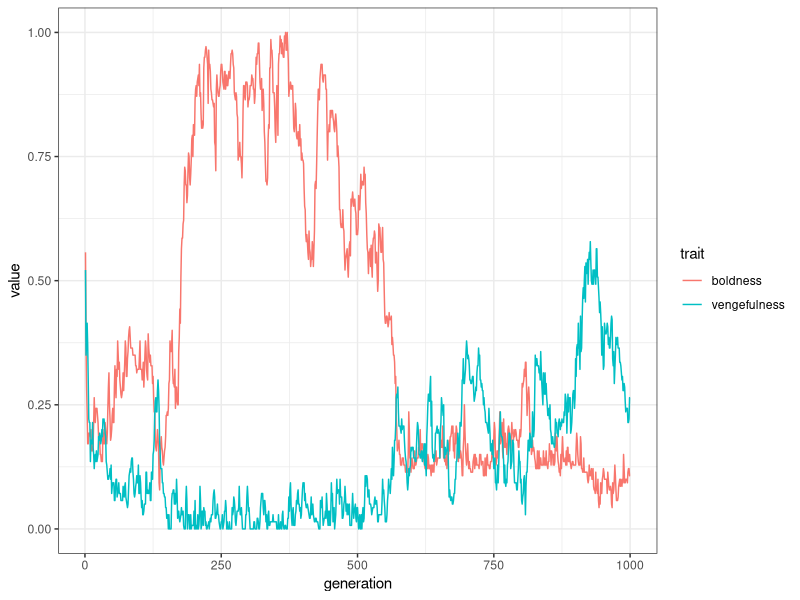

Recreate this plot in R.
# model parameters

# see Axelrod paper for discussion about what all the parameters do.
# hopefully the names make it mostly clear!

temptation.to.defect <- 3
hurt.of.defection <- -1
cost.of.being.punished <- -9
cost.of.punishing <- -2
cost.of.being.punished.for.not.punishing <- 0
cost.of.punishing.for.not.punishing <- 0

law.punishment <- -100
law.prob <- 0.01

population.size <- 20
chances.to.defect.per.round <- 4
number.of.generations <- 1000
mutation.probability <- 0.01

# create an initial population
# the population is represented as a matrix with each player being one row of the matrix.
# there are 6 columns in the matrix, representing the 6 genes that make up each player.
# the first three columns are the genes that encode the boldness trait, the last 3
# encode the vengefulness trait.

create.players <- function(){
  return(matrix(sample(c(0,1), population.size*6, replace=T), nrow=population.size))
}

# helper functions for boldness and vengefulness
# these take the binary-encoded genes and convert to a value between 0 and 1.

boldness <- function(genome){
  return((genome[1] + genome[2]*2 + genome[3]*4)/7)
}

vengefulness <- function(genome){
  return((genome[4] + genome[5]*2 + genome[6]*4)/7)
}

# play one round

one.round <- function(players){
  # create an empty vector to store accumulated rewards
  rewards <- rep(0,population.size)
  
  # we iterate through the game for each player
  for(p in 1:population.size){
    
    # extract the player genome
    player.genome <- players[p,]
    
    # calculate the player's boldness
    player.boldness <- boldness(player.genome)
    
    # the player gets multiple chances to play each round 
    for(i in 1:chances.to.defect.per.round){
      
      # new value of S for each chance
      probability.of.being.caught <- runif(1, min=0, max=1)
      
      # player will defect if S is less than player's boldness
      if(probability.of.being.caught < player.boldness){
        # player defects!
        # player gets defection bonus
        rewards[p] <- rewards[p] + temptation.to.defect
        # everyone else gets hurt by defection
        rewards[-p] <- rewards[-p] + hurt.of.defection
        
        # check if player is caught by law enforcement
        if(runif(1,0,1) <= law.prob){
          rewards[p] <- rewards[p] + law.punishment
        }
        
        # all other players now have a chance to observe the defection and punish
        for(o in (1:population.size)[-p]){
          observer.genome <- players[o,]
          observer.vengefulness <- vengefulness(observer.genome)
          if(runif(1,0,1) <= probability.of.being.caught){
            # observer catches the player!
            if(runif(1,0,1) <= observer.vengefulness){
              # observer decides to punish the player!
              # player is punished for defecting
              rewards[p] <- rewards[p] + cost.of.being.punished
              # observer assumes cost of punishing
              rewards[o] <- rewards[o] + cost.of.punishing
            } else {
              # observer decides not to punish the player!
              # check if other players see observer failing to enforce norm
              for(k in (1:population.size)[-c(p,o)]){
                k.genome <- players[k,]
                k.vengefulness <- vengefulness(k.genome)
                if(runif(1,0,1) <= probability.of.being.caught){
                  # observer's failure to punish is detected!
                  if(runif(1,0,1) <= k.vengefulness){
                    # meta-observer decides to punish observer
                    # observer gets cost
                    rewards[o] <- rewards[o] + cost.of.being.punished.for.not.punishing
                    # punisher assumes cost
                    rewards[k] <- rewards[k] + cost.of.punishing.for.not.punishing
                  }
                }
              }
            }
          }
        }
      }
    }
  }
  return(rewards)
}

next.generation <- function(players, fitness){
  # create an empty array to hold the ID of the parents of the next generation
  parents <- numeric()
  
  # selection is based on whether fitness was more than 1 SD above the mean.
  # here we convert the fitness array to z-scores using the scale() function.
  # we need an if statement to make sure that the SD of the fitness array is
  # not 0, or else the z-scores become undefined. if SD = 0, then we just 
  # use a value of 0 for all the z-scores.
  if(sd(fitness) > 0){
    z.score.fitness <- scale(fitness)
  } else {
    z.score.fitness <- rep(0,length(fitness))
  }
  
  # any player with a z-score of 1 or better gets to produce two copies in
  # the next generation. here we identify which players meet this criterion
  # and add two copies of each to the parents array.
  top.performers <- which(z.score.fitness >= 1)
  parents <- rep(top.performers, 2)
  
  # any player with a z-score between -1 and 1 gets one copy in the next
  # generation. here we identify them and add to the parents array.
  average.performers <- which(z.score.fitness >= -1 & z.score.fitness < 1)
  parents <- c(parents, average.performers)
  
  # if there are not enough members of the new generation, then we choose
  # some parents to have an extra copy at random.
  if(length(parents) < population.size){
    parents <- c(parents, sample(parents, population.size - length(parents)))
  }
  
  # if there are too many members of the new generation, then we randomly
  # select population.size parents from the total set.
  if(length(parents) > population.size){
    parents <- sample(parents, population.size)
  }
  
  # this next line allows us to generate the genomes for the next generation.
  # it uses a neat R trick, which is that we create a new matrix by picking out
  # rows from the old matrix, and the rows can be in an arbitrary order with duplicates
  next.players <- players[parents, ]
  
  # next, we randomly decide whether each individual gene will mutate.
  # we do this by generating a matrix that is the same size as the next.players matrix
  # and having a 1 at all the spots where a mutation will occur.
  mutations <- matrix(
    sample(c(0,1), population.size*6, prob = c(1-mutation.probability, mutation.probability), replace=T), 
    nrow=population.size)
  
  # a mutation involves changing the 0 to a 1 or the 1 to a 0. we can use the absolute value
  # function to do this in one step. we subtract the mutations matrix from the next.players matrix.
  # if the value was 1 it will now be 0. if it was 0 it will now be -1. using abs() fixes -1 to 1.
  next.players <- abs(next.players - mutations)
  
  return(next.players)
}

simulate.generations <- function(){
  # create arrays to store the average boldness and vengefulness of each generation
  average.boldness <- rep(0,number.of.generations)
  average.vengefulness <- rep(0,number.of.generations)
  
  # create a set of players
  players <- create.players()
  
  # loop through all the generations
  for(g in 1:number.of.generations){
    # calculate and store the average traits for the generation
    average.boldness[g] <- mean(sapply(1:population.size, function(x){boldness(players[x,])}))
    average.vengefulness[g] <- mean(sapply(1:population.size, function(x){vengefulness(players[x,])}))
    
    # run the round of the game
    fitness <- one.round(players)
    
    # replace the players with the next generation of players
    players <- next.generation(players, fitness)
  }
  return(data.frame(
    generation = 1:number.of.generations,
    boldness = average.boldness,
    vengefulness = average.vengefulness
  ))
}

result <- simulate.generations()

library(ggplot2)
library(tidyr)
plot.data <- pivot_longer(result, 2:3, names_to="trait")
ggplot(plot.data, aes(x=generation, y=value, color=trait))+
  geom_line()+
  theme_bw()

